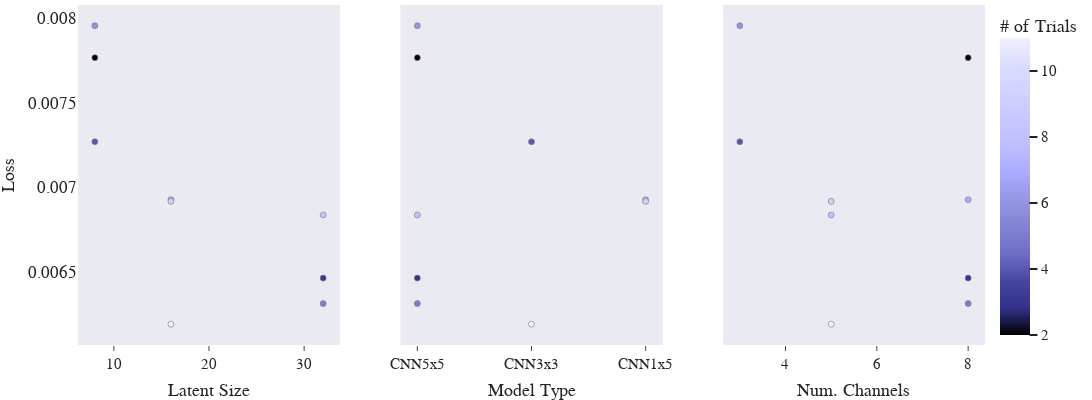

Here is the notebook cell this chart was saved with:
### Code cell
imp.reload(cplot)
fig=cplot.get_slice_plot(study,objective_value="Loss")
fig.update_layout(
    autosize=False,title_text='Loss vs Hyper-Parameter Slice Plot',title=None, title_x=0.5, title_y=0.98,
    template="seaborn",
    width=1100,height=400,
    font_family="Times New Roman",
    font_size=15,
    title_font_family="Times New Roman",
    title_font_size=30,
    margin=dict(l=0, t=5,r=1,  b=10),                                   
    )

fig.update_xaxes(showgrid=False,zeroline=False,tickangle=0, tickfont=dict(size=15),)

fig.update_yaxes(showgrid=False,tickangle=0, tickfont=dict(size=17),)

fig.update_traces(marker=dict(colorscale=icy))

with open("slice_plotround2.pdf", "wb") as f:
    f.write(scope.transform(fig, format="pdf", width=1100,height=420,))

fig

### Figure 1 — Plotly figure (JSON) as saved in the notebook; plotly's stock layout.template omitted (floating-point values rounded to 4 significant figures)
{"data": [{"marker": {"color": [2, 3, 4, 5, 6, 7, 8, 9, 11], "colorbar": {"title": {"text": "# of Trials"}, "x": 1, "xpad": 15, "y": 0.5}, "colorscale": [[0, "rgb(0, 0, 0)"], [0.09091, "rgb(50,50,140)"], [0.1818, "rgb(70,70,160)"], [0.2727, "rgb(110,110,200)"], [0.3636, "rgb(130,130,210)"], [0.4545, "rgb(150,150,230)"], [0.5455, "rgb(170,170,255)"], [0.6364, "rgb(190,190,255)"], [0.7273, "rgb(200,200,255)"], [0.8182, "rgb(210,210,255)"], [0.9091, "rgb(220,220,255)"], [1, "rgb(240,240,255)"]], "line": {"color": "grey", "width": 0.65}, "showscale": true}, "mode": "markers", "showlegend": false, "type": "scatter", "x": [8, 32, 8, 32, 8, 16, 32, 16, 16], "xaxis": "x", "y": [0.007767, 0.006461, 0.007269, 0.00631, 0.007956, 0.006926, 0.006835, 0.006916, 0.006188], "yaxis": "y"}, {"marker": {"color": [2, 3, 4, 5, 6, 7, 8, 9, 11], "colorbar": {"title": {"text": "# of Trials"}, "x": 1, "xpad": 15}, "colorscale": [[0, "rgb(0, 0, 0)"], [0.09091, "rgb(50,50,140)"], [0.1818, "rgb(70,70,160)"], [0.2727, "rgb(110,110,200)"], [0.3636, "rgb(130,130,210)"], [0.4545, "rgb(150,150,230)"], [0.5455, "rgb(170,170,255)"], [0.6364, "rgb(190,190,255)"], [0.7273, "rgb(200,200,255)"], [0.8182, "rgb(210,210,255)"], [0.9091, "rgb(220,220,255)"], [1, "rgb(240,240,255)"]], "line": {"color": "grey", "width": 0.65}, "showscale": false}, "mode": "markers", "showlegend": false, "type": "scatter", "x": ["CNN5x5", "CNN5x5", "CNN3x3", "CNN5x5", "CNN5x5", "CNN1x5", "CNN5x5", "CNN1x5", "CNN3x3"], "xaxis": "x2", "y": [0.007767, 0.006461, 0.007269, 0.00631, 0.007956, 0.006926, 0.006835, 0.006916, 0.006188], "yaxis": "y2"}, {"marker": {"color": [2, 3, 4, 5, 6, 7, 8, 9, 11], "colorbar": {"title": {"text": "# of Trials"}, "x": 1, "xpad": 15}, "colorscale": [[0, "rgb(0, 0, 0)"], [0.09091, "rgb(50,50,140)"], [0.1818, "rgb(70,70,160)"], [0.2727, "rgb(110,110,200)"], [0.3636, "rgb(130,130,210)"], [0.4545, "rgb(150,150,230)"], [0.5455, "rgb(170,170,255)"], [0.6364, "rgb(190,190,255)"], [0.7273, "rgb(200,200,255)"], [0.8182, "rgb(210,210,255)"], [0.9091, "rgb(220,220,255)"], [1, "rgb(240,240,255)"]], "line": {"color": "grey", "width": 0.65}, "showscale": false}, "mode": "markers", "showlegend": false, "type": "scatter", "x": [8, 8, 3, 8, 3, 8, 5, 5, 5], "xaxis": "x3", "y": [0.007767, 0.006461, 0.007269, 0.00631, 0.007956, 0.006926, 0.006835, 0.006916, 0.006188], "yaxis": "y3"}], "layout": {"autosize": false, "font": {"family": "Times New Roman", "size": 15}, "height": 400, "margin": {"b": 10, "l": 0, "r": 1, "t": 5}, "title": {"font": {"family": "Times New Roman", "size": 30}, "x": 0.5, "y": 0.98}, "width": 1100, "xaxis": {"anchor": "y", "autorange": true, "domain": [0, 0.2889], "range": [6.238, 33.76], "showgrid": false, "tickangle": 0, "tickfont": {"size": 15}, "ticks": "outside", "title": {"text": "Latent Size"}, "type": "linear", "zeroline": false}, "xaxis2": {"anchor": "y2", "autorange": true, "domain": [0.3556, 0.6444], "range": [-0.1468, 2.147], "showgrid": false, "tickangle": 0, "tickfont": {"size": 15}, "ticks": "outside", "title": {"text": "Model Type"}, "type": "category", "zeroline": false}, "xaxis3": {"anchor": "y3", "autorange": true, "domain": [0.7111, 1], "range": [2.633, 8.367], "showgrid": false, "tickangle": 0, "tickfont": {"size": 15}, "ticks": "outside", "title": {"text": "Num. Channels"}, "type": "linear", "zeroline": false}, "yaxis": {"anchor": "x", "autorange": true, "domain": [0, 1], "range": [0.006065, 0.008079], "showgrid": false, "tickangle": 0, "tickfont": {"size": 17}, "title": {"text": "Loss"}, "type": "linear"}, "yaxis2": {"anchor": "x2", "autorange": true, "domain": [0, 1], "matches": "y", "range": [0.006065, 0.008079], "showgrid": false, "showticklabels": false, "tickangle": 0, "tickfont": {"size": 17}, "type": "linear"}, "yaxis3": {"anchor": "x3", "autorange": true, "domain": [0, 1], "matches": "y", "range": [0.006065, 0.008079], "showgrid": false, "showticklabels": false, "tickangle": 0, "tickfont": {"size": 17}, "type": "linear"}}}
